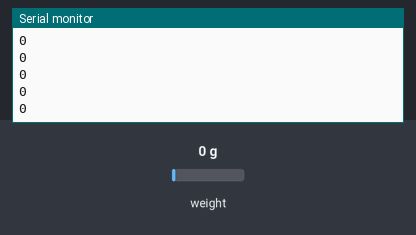
Bench run of a sketch on a simulated Arduino Nano, built with avr-gcc and run on an emulated ATmega328P. Parts: the last lines printed to the serial monitor. Inputs (shaded band) come from the test bench; at power-on: weight on the scale 0 g.

Above: at 1.2 s.
1.3 s: weight on the scale set to 100 g
At 1.46 s:
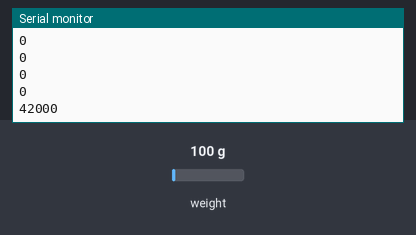
2.8 s: weight on the scale set to 1250 g
At 2.86 s:
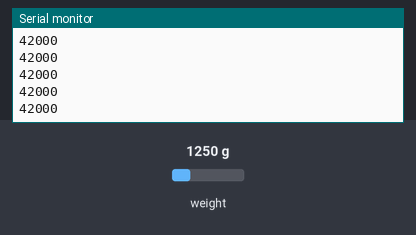
Timing chart, 0 to 5.8 s (numbered marks = the images above; inputs shaded):
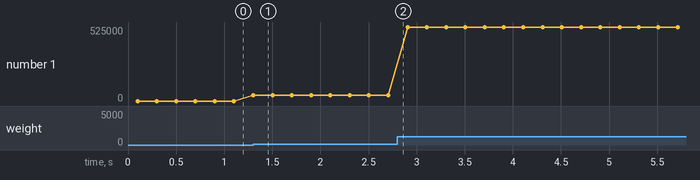

The sketch:

hx711_bench_test_tillaart.ino
```cpp
// HX711 bench test for Rob Tillaart's "HX711" library (gate G1).
// Wiring: HX711 GND -> Nano GND, VCC -> 5V, DT -> D3, SCK -> D2
// Serial Monitor at 115200 baud.
// Pass: the number jumps by tens of thousands when you press the cell
// (about 43,000 counts per kg) and comes back when you let go.
// Library: "HX711" by Rob Tillaart (Library Manager).

#include "HX711.h"

const int DT_PIN  = 3;   // HX711 DT
const int SCK_PIN = 2;   // HX711 SCK
HX711 scale;

void setup() {
  Serial.begin(115200);
  scale.begin(DT_PIN, SCK_PIN);                  // data pin first, then clock pin
  Serial.println("starting...");
}

void loop() {
  if (scale.is_ready()) {
    Serial.println(scale.read());                // raw counts
  } else {
    Serial.println("HX711 not found: check DT, SCK, VCC, GND");
  }
  delay(100);
}
```

Measured:
- after the input at 1.3 s, the serial monitor: prints a new line at once (image 1)
- plotted number 1: 0 → 42000 after the input at 1.3 s, 42000 → 525000 after the input at 2.8 s
